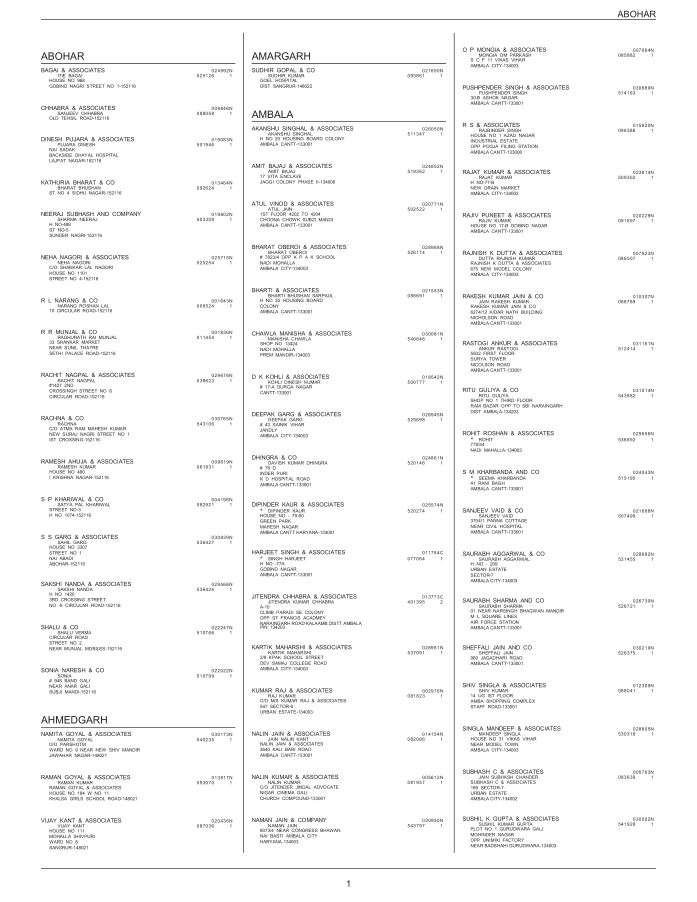
#> input picture test_image.jpeg, 2788 x 3608 px (shown at 1/4 size)
$ python -i ICAI_Data_Extractor.py   (imports and definitions only)   (older library calls are emulated)
#> lines starting #> are read from the running program, lines starting #| are printed output that depends on the picture; after the words box and inside, x2 and y2 are one past the last pixel; in counts of white or black regions, pixels touching at a corner belong together
#> further down, picture is the input picture: shape (3608, 2788, 3); mean B, G, R 247.6, 247.6, 247.7
import cv2
import numpy as np
import imutils
import pytesseract
import os
import sys


FONT = cv2.FONT_HERSHEY_SIMPLEX


def segment_doc(img):
    vert_seg = {}
    # loop to travel each image exist in extracted image folder
    img_clone = img.copy()  # load image to the open cv library
    img_clone = img.copy()
    gray = cv2.cvtColor(img_clone, cv2.COLOR_BGR2GRAY)  # convert colored image to gray scale image

    # size of the image
    shape = img_clone.shape[:2]
#> shape = (3608, 2788)
    # print(shape)
    # conversion of the image into binary image
    # ret, thresh = cv2.threshold(gray, 0, 255, cv2.THRESH_BINARY_INV | cv2.THRESH_OTSU)
    thresh = cv2.adaptiveThreshold(gray, 255, cv2.ADAPTIVE_THRESH_MEAN_C, cv2.THRESH_BINARY_INV, 11, 2)
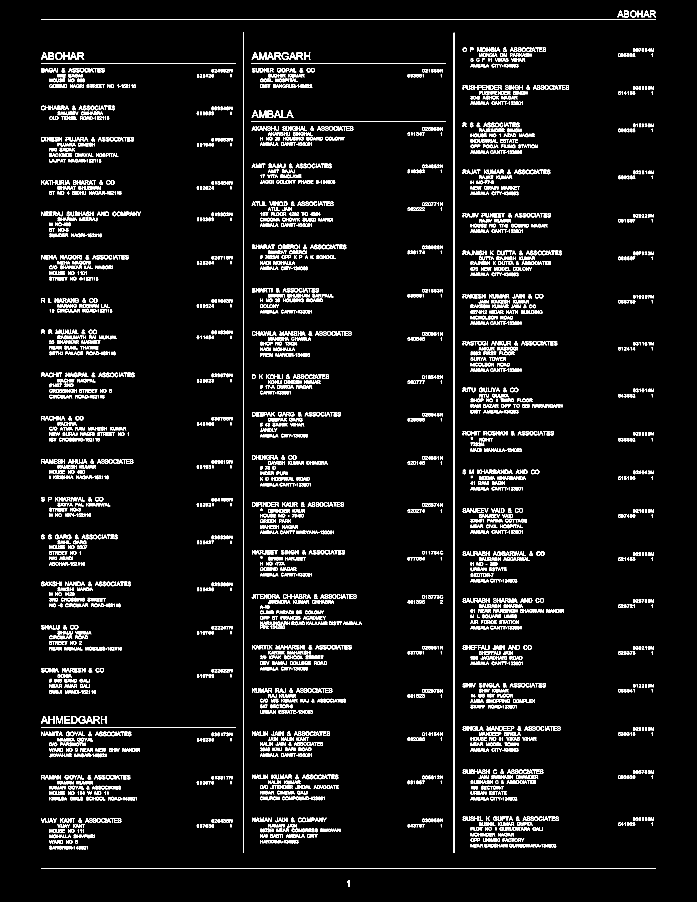
#> thresh: shape (3608, 2788) (shown at 1/4 size); 4.2% white in thin lines or dots, all inside (x1, y1, x2, y2) = (164, 42, 2624, 3547)

    # for image size
    rows, cols = thresh.shape[:2]
#> rows = 3608; cols = 2788
    scale = 30

    # extract horizontal lines
    horizontalStructure = cv2.getStructuringElement(cv2.MORPH_RECT, (cols // scale, 1))
    erode = cv2.erode(thresh.copy(), horizontalStructure)
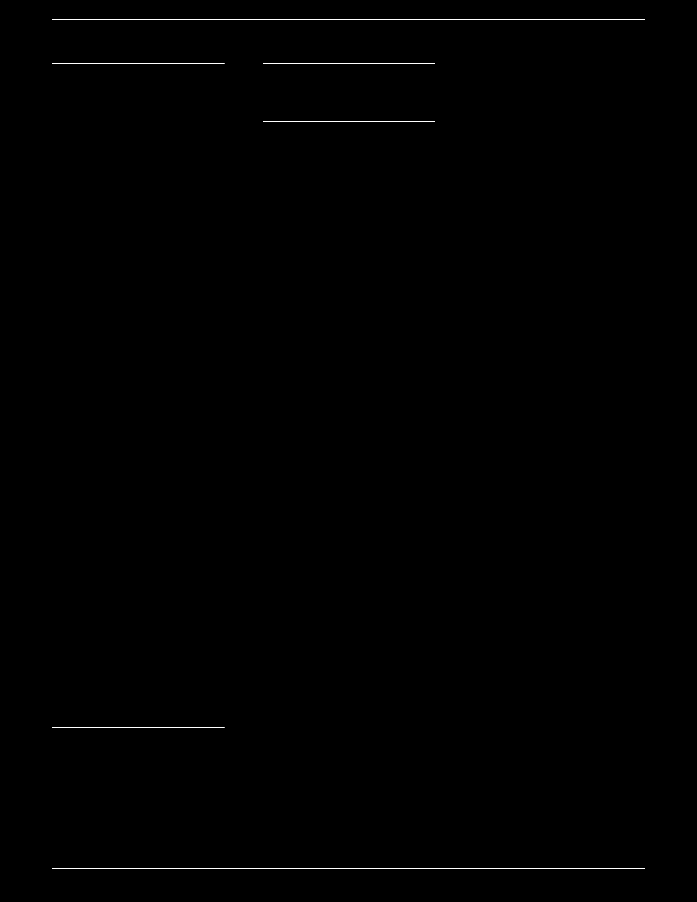
#> erode: shape (3608, 2788) (shown at 1/4 size); 0.24% white; 6 white regions, box (x1, y1, x2, y2) and area: (210, 77, 2579, 80) 7107, (210, 3472, 2579, 3475) 7107, (210, 252, 897, 256) 2747, (1052, 252, 1739, 256) 2747, (1052, 485, 1739, 488) 2061, (210, 2908, 897, 2911) 2061
    dilate = cv2.dilate(erode, horizontalStructure)
#> dilate: shape (3608, 2788); 0.25% white; 6 white regions, box (x1, y1, x2, y2) and area: (165, 77, 2625, 80) 7380, (165, 3472, 2625, 3475) 7380, (165, 252, 943, 256) 3111, (1007, 252, 1785, 256) 3111, (1007, 485, 1785, 488) 2334, (165, 2908, 943, 2911) 2334

    # extract vertical lines
    verticalKernel = cv2.getStructuringElement(cv2.MORPH_RECT, (1, rows // scale))
#> verticalKernel = 120 values from 1 to 1
    erode1 = cv2.erode(thresh.copy(), verticalKernel)
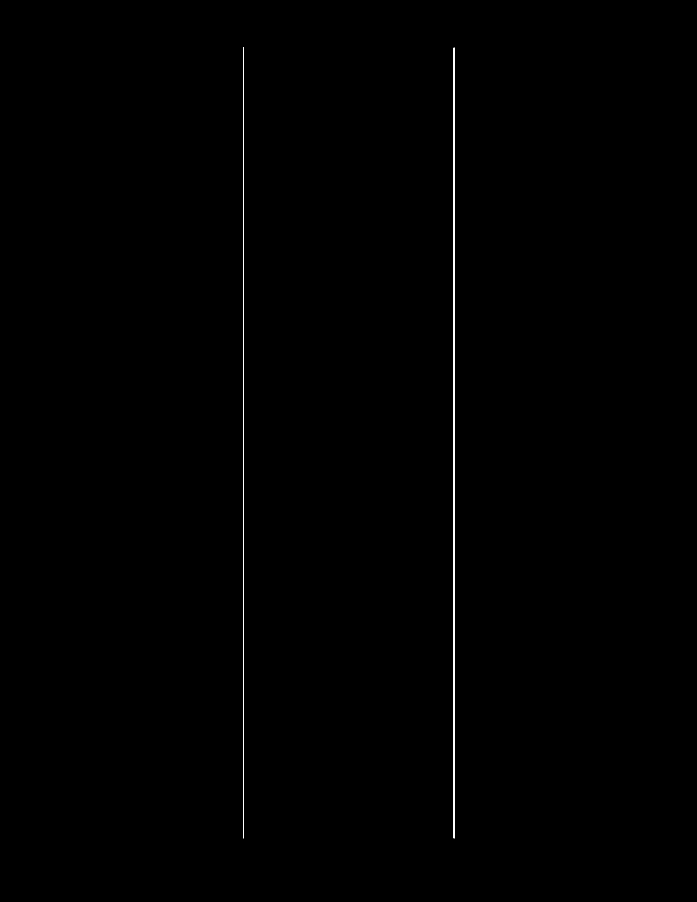
#> erode1: shape (3608, 2788) (shown at 1/4 size); 0.22% white; 2 white regions, box (x1, y1, x2, y2) and area: (972, 191, 976, 3353) 12646, (1815, 191, 1818, 3353) 9486
    dilate1 = cv2.dilate(erode1, verticalKernel)
#> dilate1: shape (3608, 2788); 0.23% white; 2 white regions

    # find vertical line location blocks
    _, contours, hierarchy = cv2.findContours(dilate1.copy(), cv2.RETR_EXTERNAL, cv2.CHAIN_APPROX_NONE)
#> contours = 2 contours; box (x1, y1, x2, y2) and area: (972, 132, 976, 3413) 9839, (1815, 132, 1818, 3413) 6560
    contours = contours[::-1]
    for i, cnt in enumerate(contours):
        x, y, w, h = cv2.boundingRect(cnt)
        points = (x, 0, x+w, y+h)
        point = [x-2, shape[0]-1]
        # cv2.rectangle(img_clone, (points[0], points[1]), (points[2], points[3]), (0, 255, 0), 1)
        # cv2.putText(img_clone, str(i), (points[0]-5, points[1]), FONT, 3, (0, 0, 255), 3, cv2.LINE_4)
        vert_seg[str(i)] = point
#> this loop made 2 passes
#> (x, y, w, h, points, point) on passes 1 to 2: (972, 132, 4, 3281, (972, 0, 976, 3413), [970, 3607]), (1815, 132, 3, 3281, (1815, 0, 1818, 3413), [1813, 3607])
#> after the loop, vert_seg = {'0': [970, 3607], '1': [1813, 3607]}
        # print('points' + str(i), point)

    # print('Contours_len:', len(contours))

    # creating mask for extracting all horizontal and vertical lines from the original image
    mask = dilate + dilate1
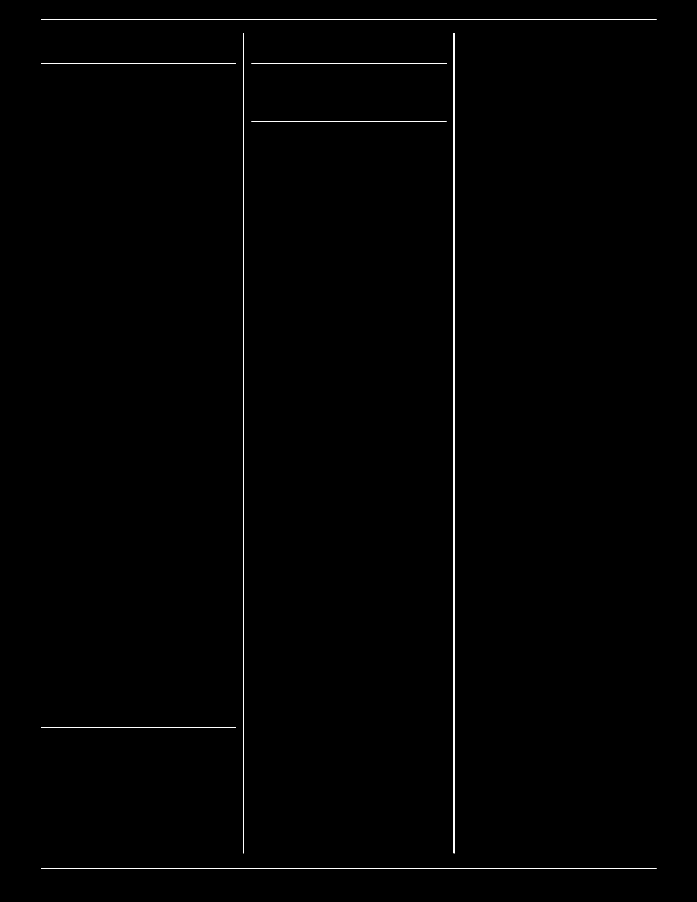
#> mask: shape (3608, 2788) (shown at 1/4 size); 0.48% white; 8 white regions, largest, box (x1, y1, x2, y2) and area: (972, 132, 976, 3413) 13122, (1815, 132, 1818, 3413) 9843, (165, 77, 2625, 80) 7380

    # apply mask using and operation on the original image
    dst = cv2.bitwise_and(img_clone, img_clone, mask=255 - mask)
    mask = cv2.cvtColor(mask, cv2.COLOR_GRAY2BGR)
    dst2 = cv2.bitwise_or(mask, img_clone)

    segment = []
    start_points = [0, 0]
    final_point = list(shape[::-1])
#> final_point = [2788, 3608]
    end_point = list()
    if len(vert_seg.keys()) == 2:
        for key in vert_seg.keys():
            end_point = vert_seg[key]
            segment.append(start_points + end_point)
            start_points = [vert_seg[key][0], 0]
#> this loop made 2 passes
#> (key, end_point, start_points) on passes 1 to 2: ('0', [970, 3607], [970, 0]), ('1', [1813, 3607], [1813, 0])
#> after the loop, segment = [[0, 0, 970, 3607], [970, 0, 1813, 3607]]
        segment.append(start_points+final_point)
        # [7 lines of commented-out code are left out]
    return segment, dst2


# [53 lines left out: functions make_blocks, extract_data, load_document, not called in this run]


# [7 lines not run here, left out]

>>> import cv2
>>> picture = cv2.imread('test_image.jpeg')
>>> result = segment_doc(picture)
